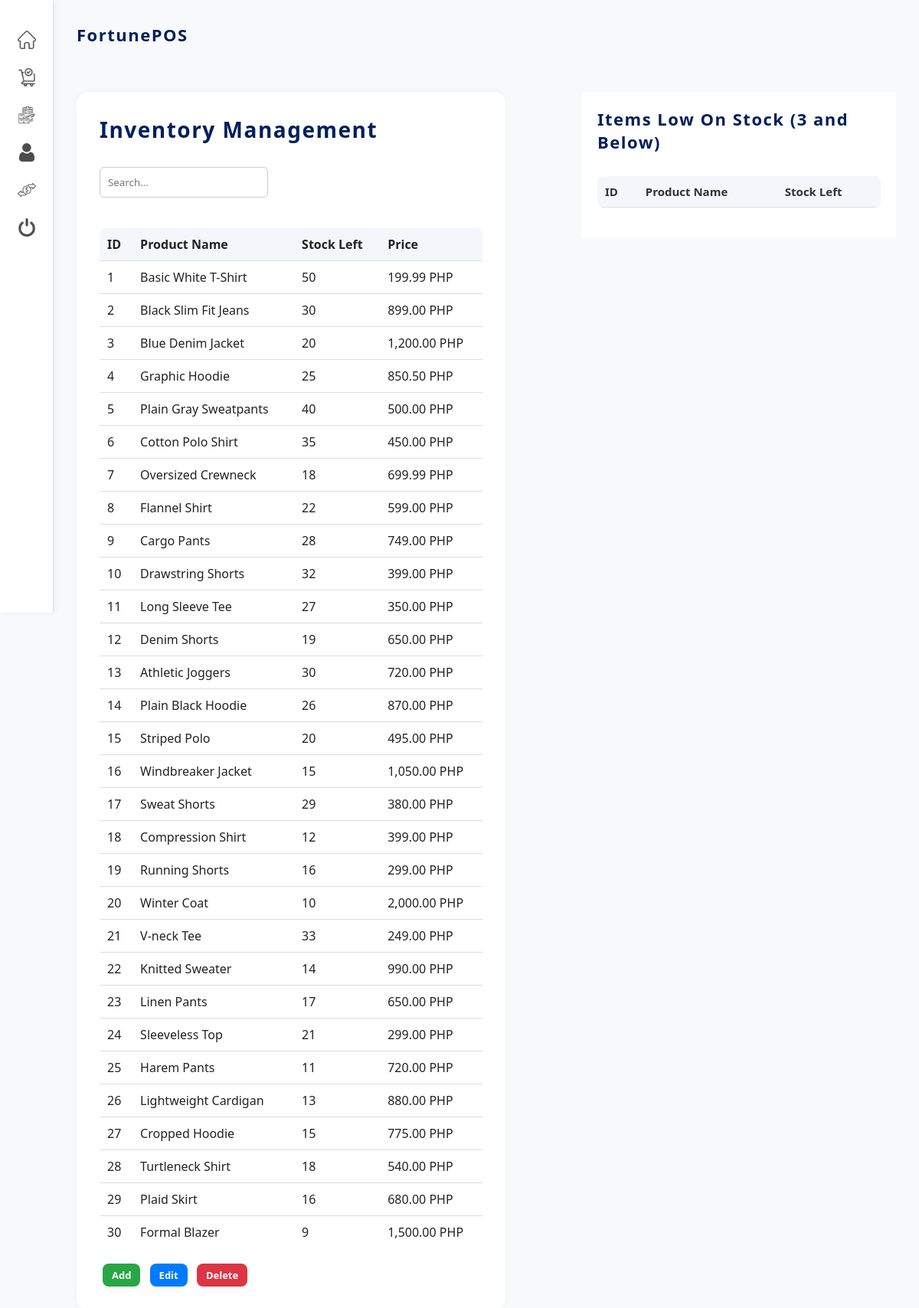
The page /admin/inventory.php (signed in) on the database its author committed.
### tables this page shows
CREATE TABLE IF NOT EXISTS products (
    id INT AUTO_INCREMENT PRIMARY KEY,
    name VARCHAR(100) NOT NULL,
    stock INT NOT NULL,
    price DECIMAL(10, 2) NOT NULL
    );

### admin/inventory.php (the view, shortened to what this page needs)
<?php
require '../includes/db.php';
  $stmt = $conn->query("SELECT * FROM products ORDER BY id ASC");
$products = $stmt->fetchAll(PDO::FETCH_ASSOC);
?>
<!DOCTYPE html>
<html lang="en">
  <?php
    include_once '../includes/head.php';
  ?>
<body>
  <div class="container">
    <?php
      include_once '../includes/sidebar.php';
    ?>
    <main class="main-content">
      <?php
        include_once '../includes/header.php';
      ?>
      <div style='width:100%; display:flex; flex-direction:row; justify-items: space-around; gap:100px;'>
      <section class="inventory">
        <div class="card">
          <h2>Inventory Management</h2>
              <input type='text' name='search' class='search-input' placeholder='Search...' id="search-input"/>
          <table>
            <thead>
              <tr>
                <th>ID</th>
                <th>Product Name</th>
                <th>Stock Left</th>
                <th>Price</th>
              </tr>
            </thead>
            <tbody id="product-table">
              <?php foreach ($products as $product): ?>
                <tr onclick="selectRow(this)">
                  <td><?= $product['id'] ?></td>
                  <td><?= htmlspecialchars($product['name']) ?></td>
                  <td><?= $product['stock'] ?></td>
                  <td><?= number_format($product['price'], 2) ?> PHP</td>
                </tr>
              <?php endforeach; ?>
            </tbody>
          </table>
          <div class="buttons">
            <button class="add" onclick="openAdd()">Add</button>
            <button class="edit" onclick="openEdit()">Edit</button>
            <button class="delete" onclick="openDelete()">Delete</button>
          </div>
        </div>
      </section>
      <section class='low-stock'>
        <div >
          <h2>Items Low On Stock (3 and Below)</h2>
            <table>
            <thead>
              <tr>
                <th>ID</th>
                <th>Product Name</th>
                <th>Stock Left</th>
              </tr>
            </thead>
            </table>
        </div>
      </section>
      </div>
    </main>
  </div>
</body>
</html>

### includes/head.php (shortened to what this page needs)
<head>
    <link rel="stylesheet" href="../style.css">
</head>

### includes/sidebar.php (shortened to what this page needs)
<div class="sidebar">
  <ul>
    <li><a href="./dashboard.php"><img src="./icons/home.png" alt="Home" /></a></li>
    <li><a href="./order.php"><img src="./icons/checkout.png" alt="Checkout" /></a></li>
    <li><a href="./inventory.php"><img src="./icons/inventory.png" alt="Inventory" /></a></li>
    <li><a href="./users.php"><img src="./icons/user.png" alt="Users" /></a></li>
    <li><a href="./transactions.php"><img src="./icons/transaction.png" alt="Transactions" /></a></li>
    <li><a href="./logout.php"><img src="./icons/power.png" alt="Logout" /></a></li>
  </ul>
</div>

### includes/header.php
<div class="header">
  <h2>FortunePOS</h2>
</div>

### style.css (style rules this page uses)
* { margin: 0; padding: 0; box-sizing: border-box; font-family: "Segoe UI", sans-serif; }
body { display: flex; background: #f8f9fb; color: #333; min-height: 100vh; }
.sidebar { width: 70px; background-color: #ffffff; border-right: 1px solid #e0e0e0; display: flex; flex-direction: column; align-items: center; padding-top: 20px; height: 100vh; box-shadow: 2px 0 8px rgba(0, 0, 0, 0.05); }
.sidebar ul, .sidebar nav { list-style: none; padding: 0; }
.sidebar ul li, .sidebar nav a { margin: 20px 0; display: block; }
.sidebar ul li img, .sidebar nav img { width: 24px; height: 24px; opacity: 0.7; cursor: pointer; transition: transform 0.2s, opacity 0.3s; }
.main-content { flex: 1; padding: 30px; }
.header { display: flex; justify-content: space-between; align-items: center; margin-bottom: 30px; }
.card { background-color: #5a7eff; color: white; padding: 20px; border-radius: 10px; width: 200px; }
.card h2, .revenue h2 { font-size: 28px; }
.cart-table, table { width: 100%; border-collapse: collapse; margin-top: 20px; margin-bottom: 15px; border-radius: 8px; overflow: hidden; }
.cart-table th, .cart-table td, th, td { padding: 12px 15px; text-align: left; border-bottom: 1px solid #ddd; font-size: 15px; }
.cart-table th, th { background-color: #f4f6fb; font-weight: 600; }
tr:last-child td { border-bottom: none; }
.edit, .delete, .add, .checkout-btn, .complete-order-btn, button { margin: 0 4px; padding: 6px 12px; border: none; border-radius: 8px; color: white; cursor: pointer; font-size: 13px; font-weight: 600; transition: background-color 0.2s, transform 0.3s; }
.edit { background-color: #007bff; }
.delete { background-color: #dc3545; }
.add { background-color: #28a745; }
.container { display: flex; height: 100vh; }
.inventory .card { background-color: #fff; padding: 30px; border-radius: 15px; box-shadow: 0 0 10px rgba(0, 0, 0, 0.04); color: #222; width: 100%; max-width: 800px; }
.inventory table, .inventory th, .inventory td { color: #222 !important; font-size: 16px; }
.inventory table { width: 100%; min-width: 500px; }
h2 { font-size: 20px; color: #001f5c; margin-bottom: 20px; }
.receipt-box h2, h2 { font-size: 22px; color: #001f5c; margin-bottom: 30px; letter-spacing: 1.5px; }
.receipt-box table, table { width: 100%; border-collapse: collapse; margin-bottom: 20px; text-align: left; }
.receipt-box th, .receipt-box td, th, td { padding: 10px; border-bottom: 1px solid #ddd; }
.low-stock { padding:20px; height: fit-content; background-color: #fff; }
.edit { background-color: #007bff !important; color: #fff !important; }
.delete { text-decoration: none; background-color: #dc3545 !important; color: #fff !important; }
.search-input, .num-input { padding: 10px; margin-bottom: 20px; border: 1px solid #ccc; border-radius: 6px; }

### rows shown on the page
products: id "1", name "Basic White T-Shirt", stock "50", price "199.99"
products: id "2", name "Black Slim Fit Jeans", stock "30", price "899.00"
products: id "3", name "Blue Denim Jacket", stock "20", price "1,200.00"
products: id "4", name "Graphic Hoodie", stock "25", price "850.50"
products: id "5", name "Plain Gray Sweatpants", stock "40", price "500.00"
products: id "6", name "Cotton Polo Shirt", stock "35", price "450.00"
products: id "7", name "Oversized Crewneck", stock "18", price "699.99"
products: id "8", name "Flannel Shirt", stock "22", price "599.00"
products: id "9", name "Cargo Pants", stock "28", price "749.00"
products: id "10", name "Drawstring Shorts", stock "32", price "399.00"
products: id "11", name "Long Sleeve Tee", stock "27", price "350.00"
products: id "12", name "Denim Shorts", stock "19", price "650.00"
products: id "13", name "Athletic Joggers", stock "30", price "720.00"
products: id "14", name "Plain Black Hoodie", stock "26", price "870.00"
products: id "15", name "Striped Polo", stock "20", price "495.00"
products: id "16", name "Windbreaker Jacket", stock "15", price "1,050.00"
products: id "17", name "Sweat Shorts", stock "29", price "380.00"
products: id "18", name "Compression Shirt", stock "12", price "399.00"
products: id "19", name "Running Shorts", stock "16", price "299.00"
products: id "20", name "Winter Coat", stock "10", price "2,000.00"
products: id "21", name "V-neck Tee", stock "33", price "249.00"
products: id "22", name "Knitted Sweater", stock "14", price "990.00"
products: id "23", name "Linen Pants", stock "17", price "650.00"
products: id "24", name "Sleeveless Top", stock "21", price "299.00"
products: id "25", name "Harem Pants", stock "11", price "720.00"
products: id "26", name "Lightweight Cardigan", stock "13", price "880.00"
products: id "27", name "Cropped Hoodie", stock "15", price "775.00"
products: id "28", name "Turtleneck Shirt", stock "18", price "540.00"
products: id "29", name "Plaid Skirt", stock "16", price "680.00"
products: id "30", name "Formal Blazer", stock "9", price "1,500.00"
